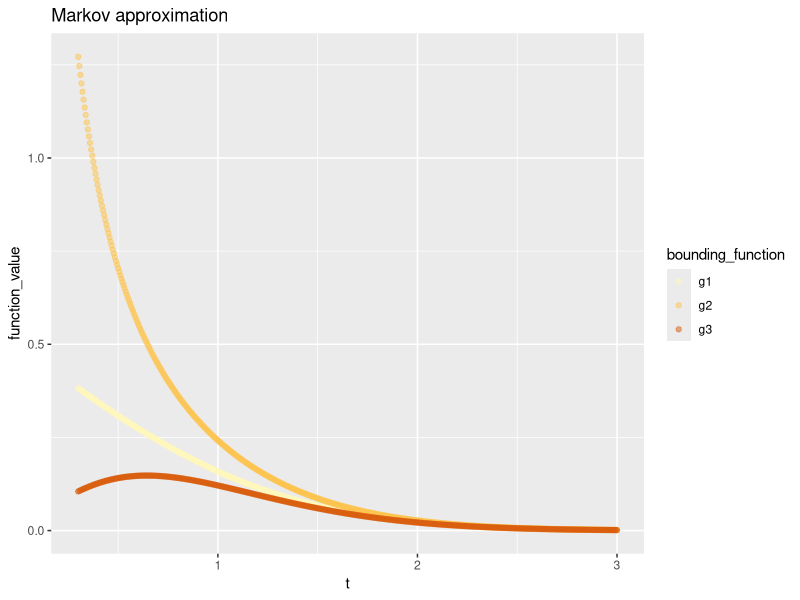
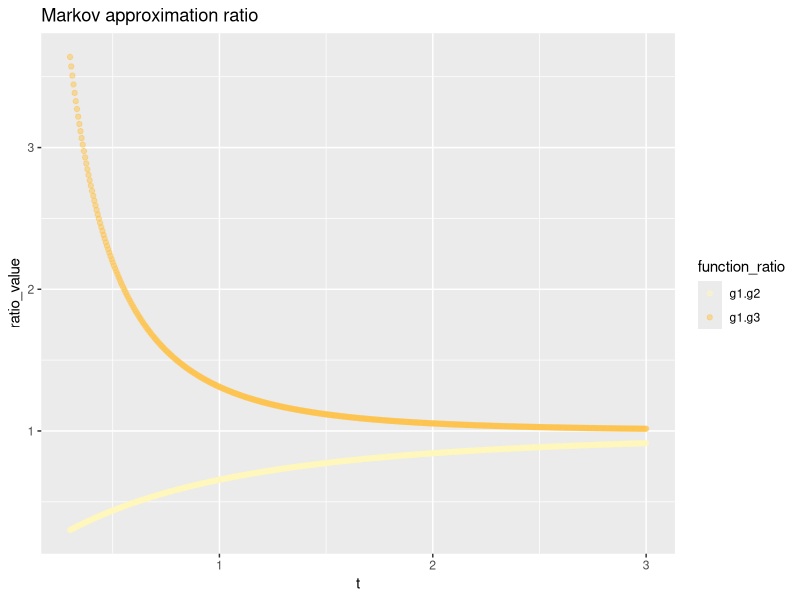
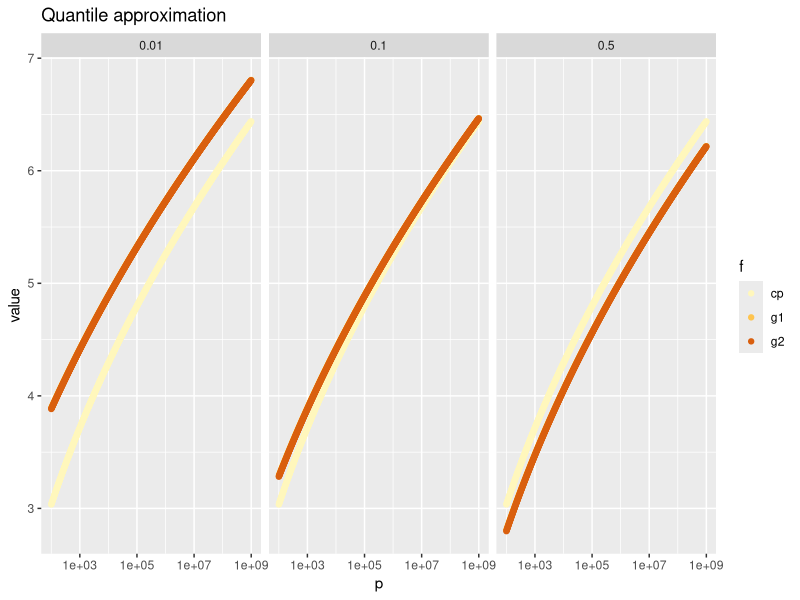
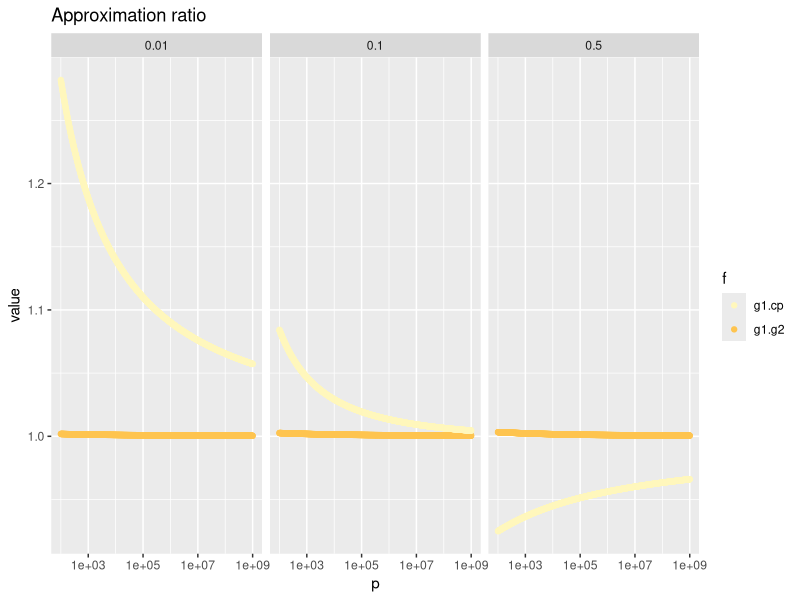

The R source for these figures, in order: (Note: this script raises an error after producing the figures.)
## ---- chunk 1
knitr::opts_chunk$set(echo = TRUE)

library(dplyr)
library(tidyr)
library(ggplot2)
library(gridExtra)
set.seed(43)
## ---- chunk 2
create_approximation <- function(t) {
    cdf_t <- pnorm(t)
    pdf_t <- dnorm(t)
    g1 <- 1-cdf_t 
    g2 <- pdf_t/t 
    g3 <- dnorm(t) * (t / (1 + t^2))
    data.frame(t=t, g1=g1, g2=g2, g3=g3, `g1/g2`=g1/g2, `g1/g3`=g1/g3)
}

t <- seq(0.3, 3, length.out = 500)
markov_bounds_df <- dplyr::bind_rows(lapply(t, create_approximation))
markov_bounds_df.markov_long <- markov_bounds_df %>% 
                                select(1:4) %>% 
                                gather(key="bounding_function", 
                                       value="function_value", 
                                       c("g1", "g2", "g3"))

markov_bounds_plot <- ggplot(markov_bounds_df.markov_long, aes(x=t, y=function_value, color=bounding_function)) + 
                      geom_point(alpha=0.5) +
                      scale_color_brewer(palette="YlOrBr") + 
                      ggtitle("Markov approximation")
markov_bounds_plot
## ---- chunk 3
markov_bounds_df.ratio_long <- markov_bounds_df %>% 
                               select(c(1,5,6)) %>% 
                               gather(key="function_ratio", 
                                      value="ratio_value", 
                                      c("g1.g2", "g1.g3"))

ratio_bounds_plot <- ggplot(markov_bounds_df.ratio_long, aes(x=t, y=ratio_value, color=function_ratio)) + 
                     geom_point(alpha=0.5) +
                     scale_color_brewer(palette="YlOrBr") + 
                     ggtitle("Markov approximation ratio")
ratio_bounds_plot 
## ---- chunk 4
create_row <- function(p, alpha) {
    g1 <- qnorm(1 - alpha / (2 * p))
    cp <- sqrt(2 * log(p))
    B <- 2*log(2*p / alpha) - log(2 * pi)
    g2 <- sqrt(B - log(B))
    data.frame(p=p, alpha=alpha, g1=g1, cp=cp, g2=g2, `g1/g2`=g1/g2, `g1/cp`=g1/cp)
}

p <- exp(seq(log(10^2), log(10^9), length.out = 1000))
alpha <- c(0.01, 0.1, 0.5)
alpha <- rep(alpha, each=length(p))
p <- rep(p, 3)

df <- dplyr::bind_rows(mapply(create_row, p=p, alpha=alpha, SIMPLIFY = FALSE))
df.raw_functions <- df %>% select(1:5) %>% gather(key="f", value="value", c("g1", "cp", "g2"))
df.ratios <- df %>% select(c(1,2,6,7)) %>% gather(key="f", value="value", c("g1.g2", "g1.cp"))
## ---- chunk 5
raw_functions_plot <- ggplot(df.raw_functions, aes(x=p, y=value, color=f)) + 
                      geom_point() +
                      scale_color_brewer(palette="YlOrBr") +
                      scale_x_log10() +
                      facet_grid(.~alpha) +
                      ggtitle("Quantile approximation")
raw_functions_plot
## ---- chunk 6
ratios_plot <- ggplot(df.ratios, aes(x=p, y=value, color=f)) + 
    geom_point() + 
    scale_color_brewer(palette="YlOrBr") +
    scale_x_log10() +
    facet_grid(.~alpha) +
    ggtitle("Approximation ratio")

ratios_plot
## ---- chunk 7
create_row <- function(k, trajectory_id) {
    p = rnorm(k)
    M_k <- max(p[1:k])
    g_k <- sqrt(2 * log(k))
    data.frame(k=k, M_k=M_k, `M_k/g_k` = M_k/g_k, trajectory=trajectory_id)
}

create_k <- function(max_power) {10 ^ (1:max_power)}

create_trajectories <- function(k_v) {
    trajectories <- list()
    for (k in k_v) {
        trajectory_id <- paste("n=", k)
        trajectories[[k]] = dplyr::bind_rows(lapply(rep(k, 5), create_row, trajectory_id=trajectory_id))
    }
    dplyr::bind_rows(trajectories)
    
}

k_v <- 10^(1:8)
trajectories <- create_trajectories(k_v)
g_k_df = data.frame(x=k_v, g_k=sqrt(2 * log(k_v)))
## ---- chunk 8
t_plot <- ggplot() + 
    geom_point(data=trajectories, aes(x=k, y=M_k, color=trajectory)) + 
    geom_point(data=g_k_df, aes(x=x, y=g_k), shape=25, color="red", size=3) +
    scale_x_log10() +
    ggtitle("Bonferroni threshold")
plot(t_plot)
## ---- chunk 9
gk_mk_plot <- ggplot(trajectories, aes(x=k, y=M_k.g_k, color=trajectory)) + 
              geom_point() + 
              scale_x_log10() +
              ggtitle("Bonferroni threshold")
plot(gk_mk_plot)
## ---- chunk 10
bonferroni_test <- function(X, alpha) {
    n <- length(X)
    bonferroni_thresh <- qnorm(1 - alpha / (2 * n))
    # TRUE if H0 rejected
    sum(X > bonferroni_thresh) > 0
}

chi_sqare_test <- function(X, alpha) {
    n <- length(X)
    T_stat <- abs((sum(X^2) - n)/sqrt(2*n))
    # TRUE if H0 rejected
    T_stat > qnorm(1 - alpha/2)
}
    
test_sparse <- function(i, sample_size, alpha) {
    X <- rnorm(sample_size)
    X[1] <- 1.2 * sqrt(2* log(sample_size))
    bonferroni <- bonferroni_test(X, alpha)
    chi_square <- chi_sqare_test(X, alpha)
    data.frame(bonferroni=bonferroni, chi_square=chi_square)
}

test_dense <- function(i, sample_size, non_zero_mu, alpha) {
    X <- rnorm(sample_size)
    X[1:non_zero_mu] <- 0.15 * sqrt(2 * log(sample_size))
    bonferroni <- bonferroni_test(X, alpha)
    chi_square <- chi_sqare_test(X, alpha)
    data.frame(bonferroni=bonferroni, chi_square=chi_square)
}

sample_size = 1000
rep = 5000
sparse_res <- dplyr::bind_rows(lapply(1:rep, test_sparse, sample_size=sample_size, alpha=0.05))
dense_res <- dplyr::bind_rows(lapply(1:rep, test_dense, sample_size=sample_size, non_zero_mu=1000, alpha=0.05))
## ---- chunk 11
sparse_power <- colSums(sparse_res)/rep
sparse_power
## ---- chunk 12
dense_power <- colSums(dense_res)/rep
dense_power
